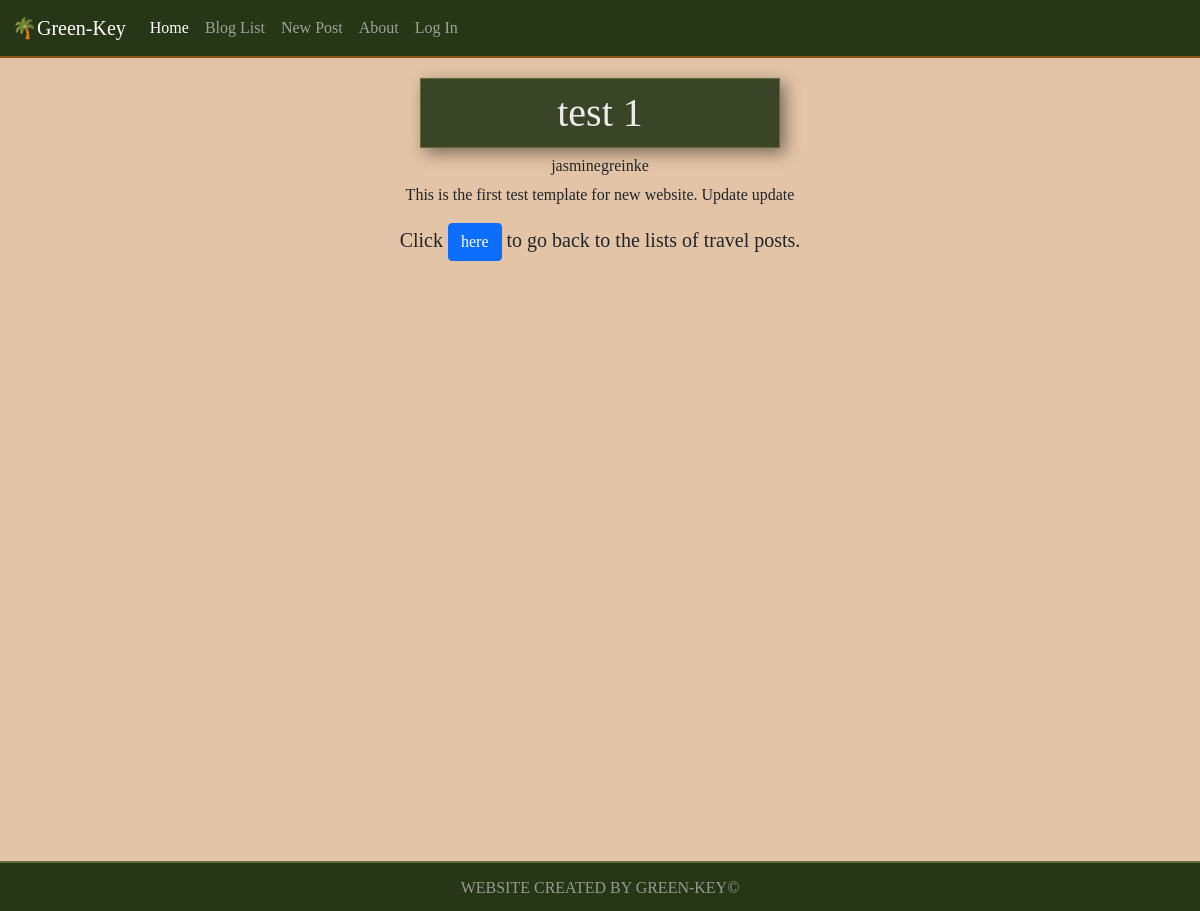
The app's page /posts/1/ with its own data.
### posts/models.py (models this page shows, shortened)
class Post(models.Model):
    title = models.CharField(max_length=256)
    author = models.ForeignKey(
        get_user_model(),
        on_delete=models.CASCADE
    )
    body = models.TextField()
    created_on = models.DateTimeField(auto_now_add=True)

### posts/views.py (the view)
# urls.py: path('<int:pk>/', PostDetailView.as_view(), name='post_detail'),
class PostDetailView(DetailView):
    template_name = "posts/detail.html"
    model = Post

### templates/posts/detail.html (shortened to what this page needs)
{% extends 'base.html'%}
{%block content%}
    <h1 class="header-title">{{post.title}}</h1>
    <h6>{{post.author}}</h6>
    <p>{{post.body}}</p>
    <h5>Click <a class="btn btn-primary" href="{% url 'posts_list' %}">here</a> to go back to the lists of travel posts.</h5>
{%endblock content%}

### static/css/base.css (style rules this page uses)
body { background: #d4a373a2 url("https://previews.123rf.com/images/terriana/terriana1509/terriana150900135/46073515-travel-seamless-pattern-vacation-in-europe-wallpaper-travel-to-visit-famous-places-of-europe-backgro.jpg") repeat-y scroll 50% 50%; text-align: center; font-family: 'Playfair Display', serif; }
.header-title { box-shadow: 5px 5px 15px 0px #00000075; height: 70px; padding-top: 10px; margin-top: 20px; border: 1px solid #606c38; background-color: #283618e5; color: rgba(255, 255, 255, 0.9); width: 30%; margin-left: 35%; }

### records on screen
Post: title "test 1", author "jasminegreinke", body "This is the first test template for new website. Update update"
